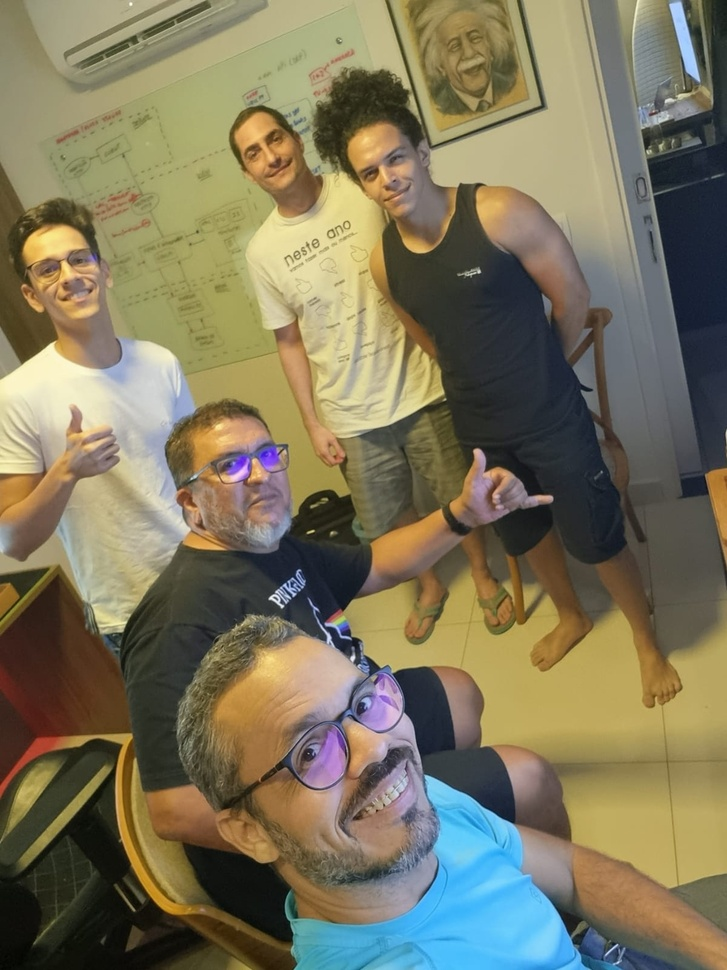
#> input picture FAP 2024 - Luiz Eduardo/Apresentação - Pitch/Foto Reunião .JPG, 727 x 970 px, shrunk from 1200 x 1600 before the run, given in place of A Morte de Júlio César - Vincenzo Camuccini.jpg, which was not available
$ jupyter execute 'Pencil Sketch.ipynb'
#> lines starting #> are read from the running program, lines starting #| are printed output that depends on the picture; pictures that were not available may be replaced by others from this repository, and a replacement may not be noted
[cell 1]
from google.colab import files

# Para fazer o upload do arquivo
uploaded = files.upload()
#> the answer given: Foto Reunião .JPG

# Verificar o nome do arquivo enviado
for filename in uploaded.keys():
    print(f'Arquivo carregado: {filename}')

[cell 2]
from google.colab.patches import cv2_imshow
import cv2
import numpy as np

def pencil_sketch(image_path, output_path):
    image = cv2.imread(image_path)
#> image is the input picture: shape (970, 727, 3); mean B, G, R 92.2, 118.1, 125.1

    image = cv2.imread(input_image_path)
    if image is None:
      print("Error: Could not read image.")

    else:
      print("Image loaded successfully.")

    gray_image = cv2.cvtColor(image, cv2.COLOR_BGR2GRAY)
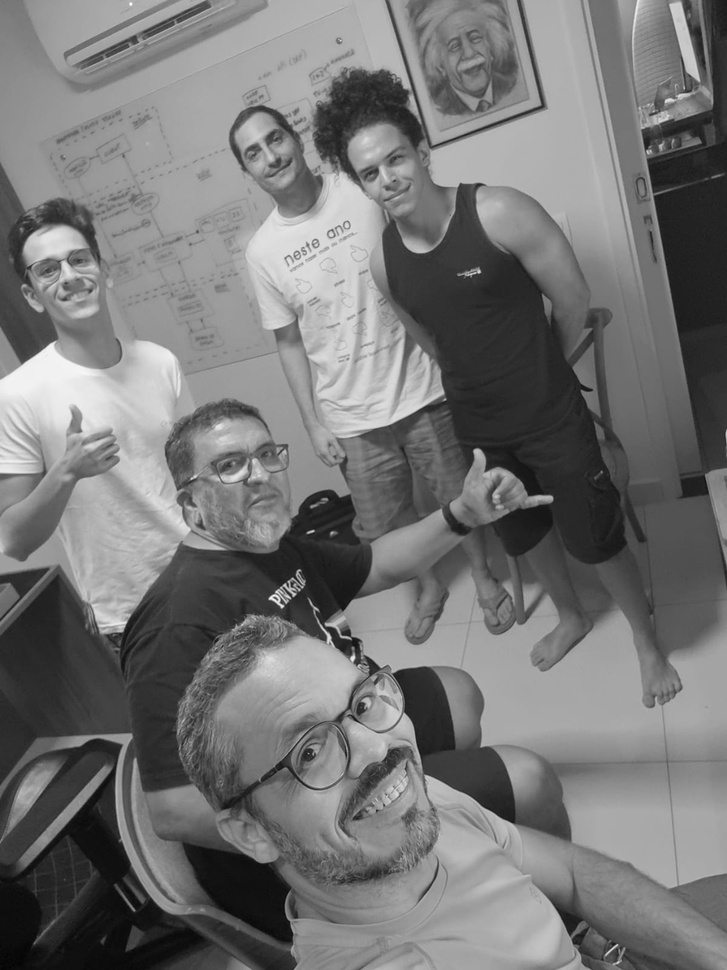
#> gray_image: shape (970, 727); min 2, max 252, mean 117.3

    inverted_gray_image = cv2.bitwise_not(gray_image)
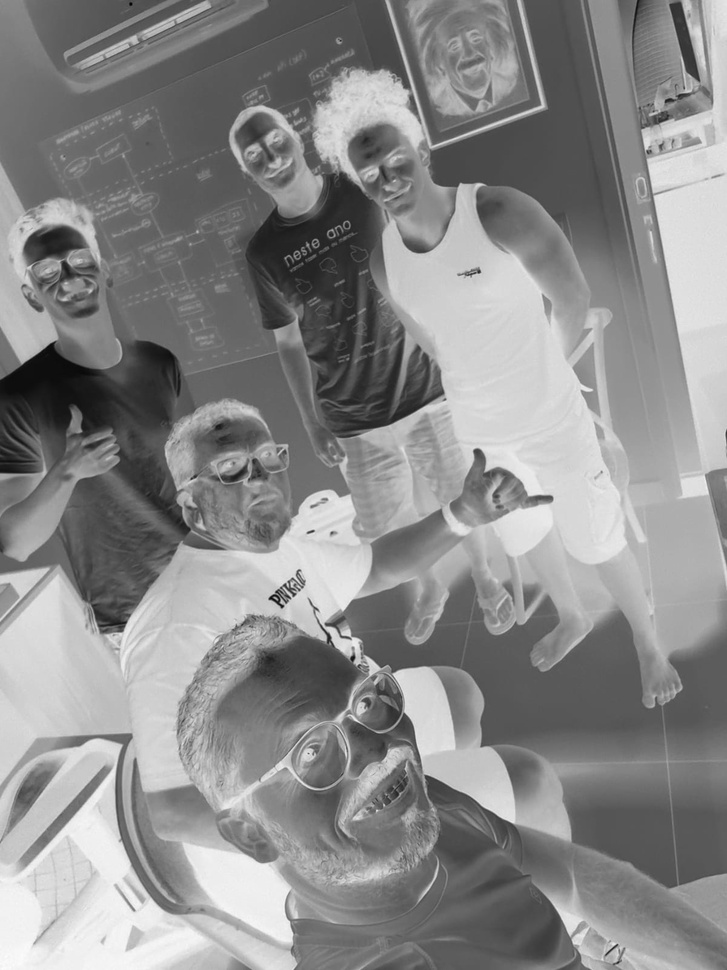
#> inverted_gray_image: shape (970, 727); min 3, max 253, mean 137.7

    blurred_image = cv2.GaussianBlur(inverted_gray_image, (21, 21), 0)
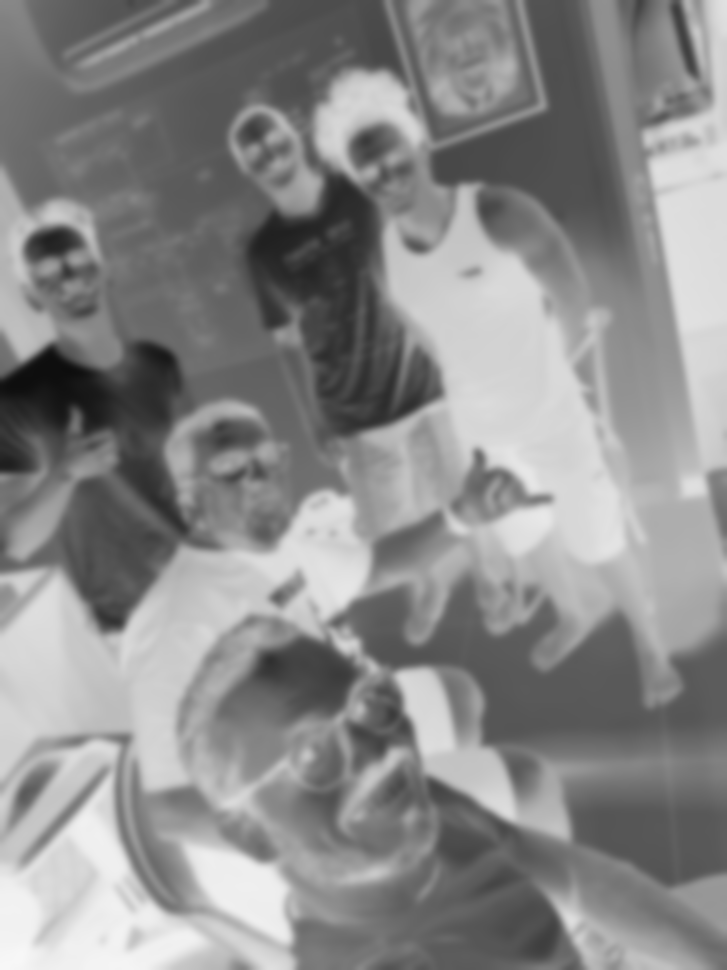
#> blurred_image: shape (970, 727); min 13, max 247, mean 137.7

    inverted_blurred_image = cv2.bitwise_not(blurred_image)
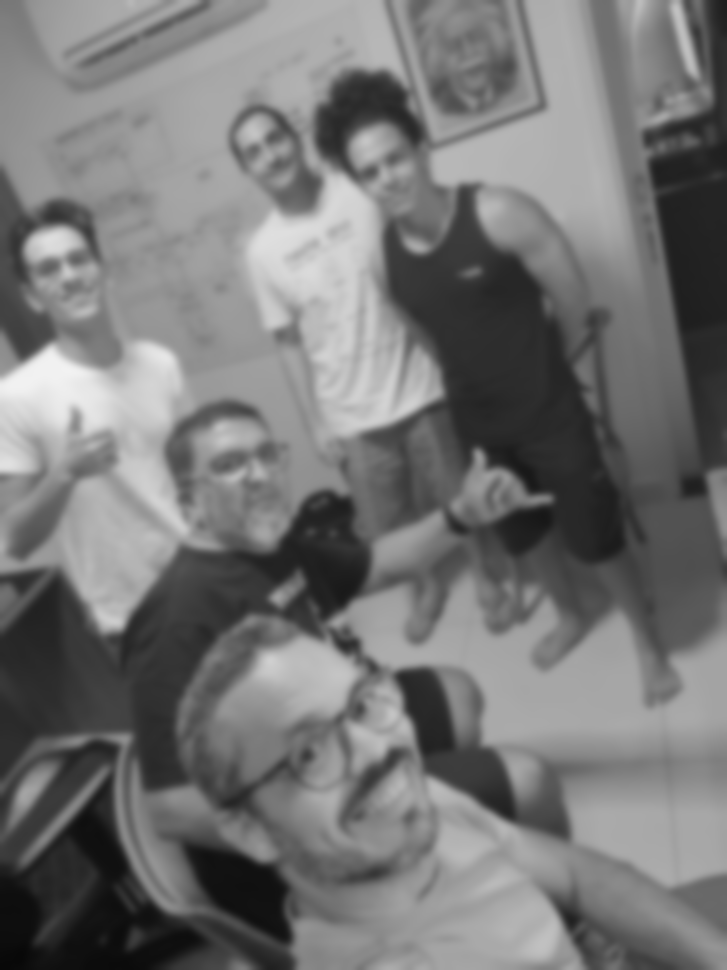
#> inverted_blurred_image: shape (970, 727); min 8, max 242, mean 117.3

    pencil_sketch_image = cv2.divide(gray_image, inverted_blurred_image, scale=256.0)
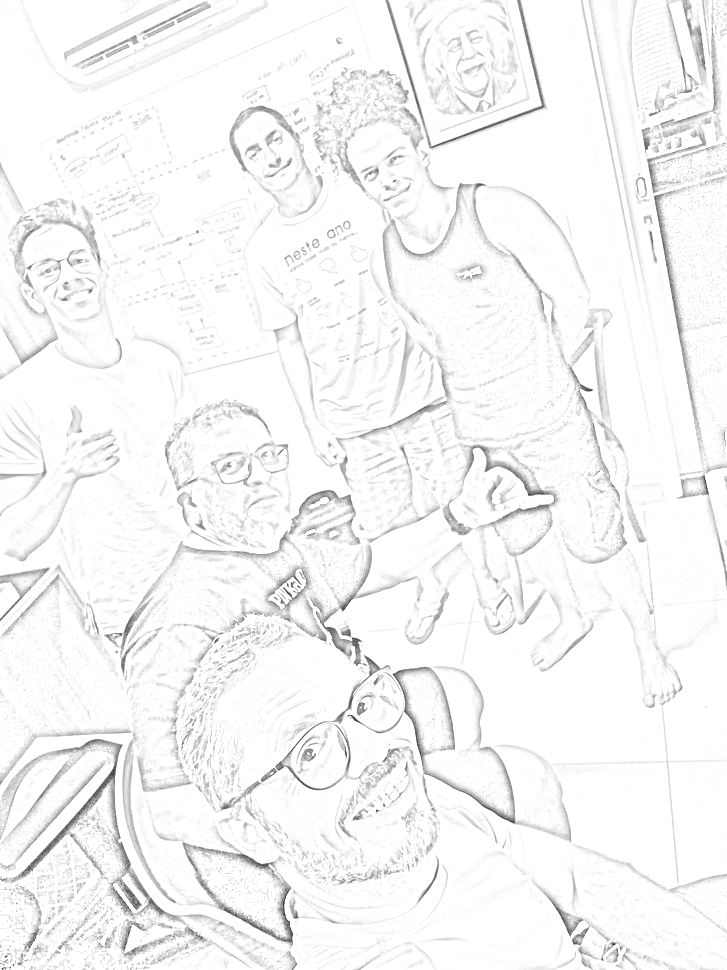
#> pencil_sketch_image: shape (970, 727); min 27, max 255, mean 245.8

    cv2.imwrite(output_path, pencil_sketch_image)

    cv2_imshow(pencil_sketch_image)
    cv2.waitKey(0)
    cv2.destroyAllWindows()

input_image_path = '/content/A Morte de Júlio César - Vincenzo Camuccini.jpg'
output_image_path = '/content/A Morte de Júlio César - Vincenzo Camuccini_sketch.jpg'
pencil_sketch(input_image_path, output_image_path)
